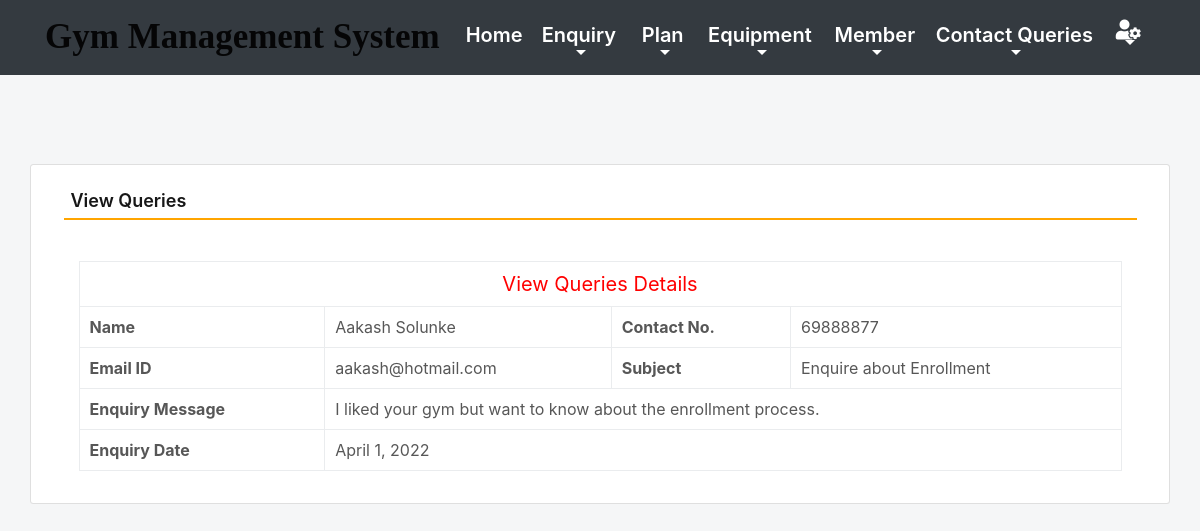
The page /view_queries/2 (signed in) on the database its author committed.
### gym/models.py (models this page shows, shortened)
class Contact(models.Model):
    name = models.CharField(max_length=100, null=True)
    emailid = models.CharField(max_length=50, null=True)
    contact = models.CharField(max_length=15, null=True)
    subject = models.CharField(max_length=100, null=True)
    message = models.CharField(max_length=300, null=True)
    msgdate = models.DateField(null=True)
    isread = models.CharField(max_length=10,null=True)

### gym/views.py (the view)
# urls.py: path('view_queries/<int:pid>', view_queries, name='view_queries'),
def view_queries(request,pid):
    if not request.user.is_authenticated:
        return redirect('admin_login')
    contact = Contact.objects.get(id=pid)
    contact.isread = "yes"
    contact.save()
    return render(request,'view_queries.html', locals())

### gym/templates/view_queries.html (shortened to what this page needs)
{% include 'admin_nav.html' %}
{% load static %}
{% block main %}
<html lang="en" class="no-focus">
 <link rel="stylesheet" id="css-main" href="{% static 'css1/codebase.min.css' %}">
 <br><br><br><br>
	<div class="container card shadow mt-5">
		<div class="card-body">
			<h5 class="p-2" style="border-bottom: 2px solid orange">View Queries</h5>
             <br>
			<div class="container-fluid">
            <table class="table table-bordered">
                                <tr align="center">
                                    <td colspan="4" style="font-size : 20px; color : red"> View Queries Details</td>
                                </tr>
                                <tr>
                                    <th>Name</th>
                                    <td>{{contact.name}}</td>
                                    <th>Contact No.</th>
                                    <td>{{contact.contact}}</td>
                                </tr>
                                <tr>
                                    <th>Email ID</th>
                                    <td>{{contact.emailid}}</td>
                                    <th>Subject</th>
                                    <td>{{contact.subject}}</td>
                                </tr>
                                <tr>
                                    <th>Enquiry Message</th>
                                    <td colspan="3">{{contact.message}}</td>
                                </tr>
                                <tr>
                                    <th>Enquiry Date</th>
                                    <td colspan="3">{{contact.msgdate}}</td>
                                </tr>
                            </table>
 			</div>
        </div>
    </div>
        <link rel="stylesheet" href="https://use.fontawesome.com/releases/v5.6.3/css/all.css">
 </html>
{% endblock %}

### rows shown on the page
Contact: name "Aakash Solunke", contact "69888877", emailid "aakash@hotmail.com", subject "Enquire about Enrollment", message "I liked your gym but want to know about the enrollment process.", msgdate "April 1, 2022"
